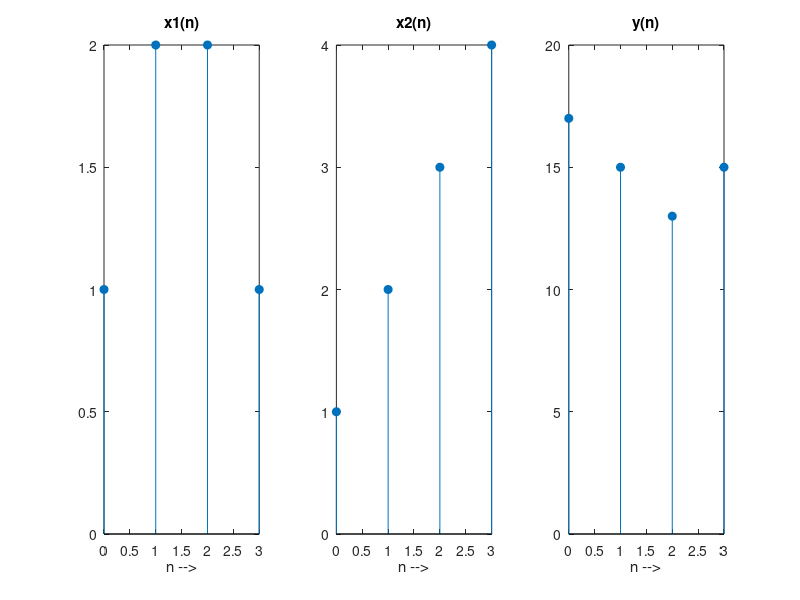

This figure's MATLAB source:
%circular convolution
N=4
x1=[1 2 2 1]
x2=[1 2 3 4]
y=zeros(1,N)
for n=0:N-1
    m=0:N-1
    n1=mod(n-m,N)
    xs2=x2(n1+1)
    x12=x1.*xs2
    y(n+1)=sum(x12)
 end
 
 n=0:N-1
 subplot(1,3,1)
 stem(n,x1,'filled')
 xlabel('n -->')
 title('x1(n)')
 subplot(1,3,2)
 stem(n,x2,'filled')
 xlabel('n -->')
 title('x2(n)')
 subplot(1,3,3)
 stem(n,y,'filled')
 xlabel('n -->')
 title('y(n)')
 